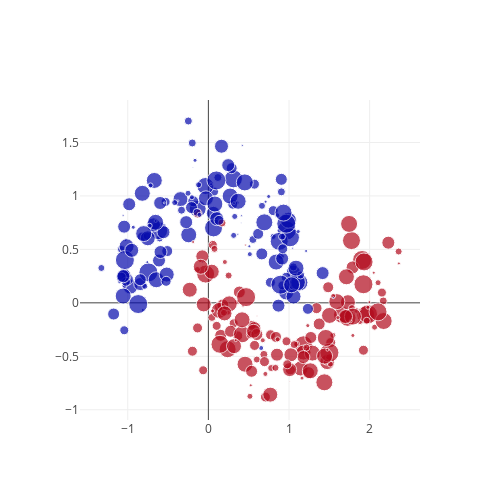

Notebook cell for this chart:
### Code cell
data   = [go.Scatter(x=X[:, 0], y=X[:, 1], mode='markers', 
                     marker=dict(color=y, colorscale='RdBu', size=weights))]
layout = go.Layout(autosize=False, width=500, height=500)
fig = go.Figure(data=data, layout=layout)

iplot(fig)

### Figure 1 — Plotly figure (JSON) as saved in the notebook; plotly's stock layout.template omitted (floating-point values rounded to 4 significant figures; data arrays with more than 128 entries replaced by an {"elided": "..."} marker saying what was removed)
{"data": [{"marker": {"color": {"elided": "300 int values"}, "colorscale": "RdBu", "size": {"elided": "300 int values"}}, "mode": "markers", "type": "scatter", "uid": "32190ba8-13c6-11e9-ae8c-7e00e4586f01", "x": {"elided": "300 float values"}, "y": {"elided": "300 float values"}}], "layout": {"autosize": false, "height": 500, "width": 500}}
